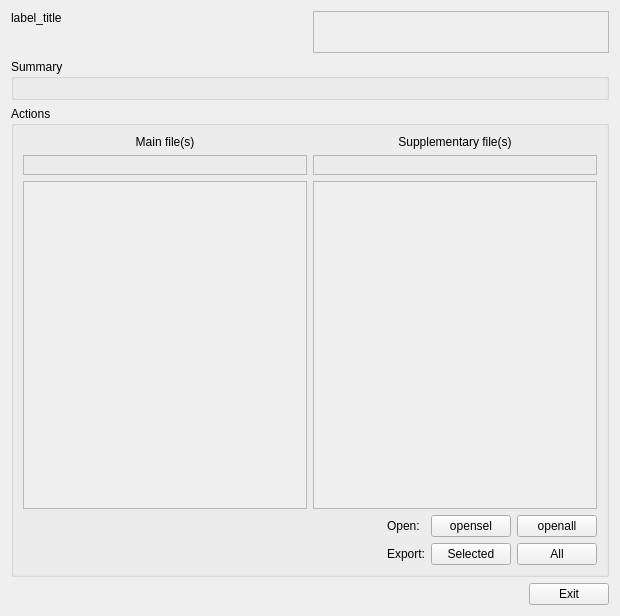
<?xml version="1.0" encoding="UTF-8"?>
<ui version="4.0">
 <class>Form</class>
 <widget class="QWidget" name="Form">
  <property name="geometry">
   <rect>
    <x>0</x>
    <y>0</y>
    <width>620</width>
    <height>616</height>
   </rect>
  </property>
  <property name="windowTitle">
   <string>Form</string>
  </property>
  <layout class="QVBoxLayout" name="verticalLayout" stretch="0,0,1,0">
   <item>
    <layout class="QGridLayout" name="gridLayout_title" columnstretch="0,0">
     <item row="0" column="0">
      <widget class="QLabel" name="label_title">
       <property name="sizePolicy">
        <sizepolicy hsizetype="Ignored" vsizetype="Preferred">
         <horstretch>0</horstretch>
         <verstretch>0</verstretch>
        </sizepolicy>
       </property>
       <property name="minimumSize">
        <size>
         <width>0</width>
         <height>40</height>
        </size>
       </property>
       <property name="maximumSize">
        <size>
         <width>16777215</width>
         <height>16777215</height>
        </size>
       </property>
       <property name="frameShape">
        <enum>QFrame::NoFrame</enum>
       </property>
       <property name="text">
        <string>label_title

</string>
       </property>
       <property name="textInteractionFlags">
        <set>Qt::LinksAccessibleByMouse|Qt::TextSelectableByMouse</set>
       </property>
      </widget>
     </item>
     <item row="0" column="1">
      <widget class="QScrollArea" name="scrollArea_idlist">
       <property name="sizePolicy">
        <sizepolicy hsizetype="Ignored" vsizetype="Ignored">
         <horstretch>0</horstretch>
         <verstretch>0</verstretch>
        </sizepolicy>
       </property>
       <property name="widgetResizable">
        <bool>true</bool>
       </property>
       <widget class="QWidget" name="scrollLayout_idlist">
        <property name="geometry">
         <rect>
          <x>0</x>
          <y>0</y>
          <width>295</width>
          <height>40</height>
         </rect>
        </property>
        <property name="sizePolicy">
         <sizepolicy hsizetype="Preferred" vsizetype="Preferred">
          <horstretch>0</horstretch>
          <verstretch>0</verstretch>
         </sizepolicy>
        </property>
        <layout class="QVBoxLayout" name="verticalLayout_2">
         <property name="spacing">
          <number>0</number>
         </property>
         <property name="leftMargin">
          <number>9</number>
         </property>
         <property name="topMargin">
          <number>0</number>
         </property>
         <property name="rightMargin">
          <number>9</number>
         </property>
         <property name="bottomMargin">
          <number>0</number>
         </property>
        </layout>
       </widget>
      </widget>
     </item>
    </layout>
   </item>
   <item>
    <widget class="QGroupBox" name="groupBox">
     <property name="title">
      <string>Summary</string>
     </property>
     <layout class="QVBoxLayout" name="verticalLayout_3">
      <item>
       <layout class="QGridLayout" name="gridLayout_summary" rowstretch="0"/>
      </item>
     </layout>
    </widget>
   </item>
   <item>
    <widget class="QGroupBox" name="groupBox_2">
     <property name="title">
      <string>Actions</string>
     </property>
     <layout class="QVBoxLayout" name="verticalLayout_4">
      <item>
       <layout class="QGridLayout" name="gridLayout_3" columnstretch="1,1">
        <item row="0" column="0">
         <widget class="QLabel" name="label_8">
          <property name="text">
           <string>Main file(s)</string>
          </property>
          <property name="alignment">
           <set>Qt::AlignCenter</set>
          </property>
          <property name="wordWrap">
           <bool>false</bool>
          </property>
         </widget>
        </item>
        <item row="2" column="1">
         <widget class="QScrollArea" name="scrollArea_2">
          <property name="horizontalScrollBarPolicy">
           <enum>Qt::ScrollBarAlwaysOff</enum>
          </property>
          <property name="widgetResizable">
           <bool>true</bool>
          </property>
          <widget class="QWidget" name="scrollLayout_suppl">
           <property name="geometry">
            <rect>
             <x>0</x>
             <y>0</y>
             <width>285</width>
             <height>337</height>
            </rect>
           </property>
           <layout class="QVBoxLayout" name="layout_suppl"/>
          </widget>
         </widget>
        </item>
        <item row="0" column="1">
         <widget class="QLabel" name="label_9">
          <property name="text">
           <string>Supplementary file(s)</string>
          </property>
          <property name="alignment">
           <set>Qt::AlignCenter</set>
          </property>
         </widget>
        </item>
        <item row="1" column="0">
         <widget class="QFrame" name="frameupper_main">
          <property name="frameShape">
           <enum>QFrame::StyledPanel</enum>
          </property>
          <property name="frameShadow">
           <enum>QFrame::Raised</enum>
          </property>
          <layout class="QVBoxLayout" name="verticalLayout_5">
           <property name="spacing">
            <number>6</number>
           </property>
           <property name="leftMargin">
            <number>9</number>
           </property>
           <property name="topMargin">
            <number>9</number>
           </property>
           <property name="rightMargin">
            <number>9</number>
           </property>
           <property name="bottomMargin">
            <number>9</number>
           </property>
          </layout>
         </widget>
        </item>
        <item row="1" column="1">
         <widget class="QFrame" name="frameupper_suppl">
          <property name="frameShape">
           <enum>QFrame::StyledPanel</enum>
          </property>
          <property name="frameShadow">
           <enum>QFrame::Raised</enum>
          </property>
          <layout class="QVBoxLayout" name="verticalLayout_6">
           <property name="spacing">
            <number>6</number>
           </property>
           <property name="leftMargin">
            <number>9</number>
           </property>
           <property name="topMargin">
            <number>9</number>
           </property>
           <property name="rightMargin">
            <number>9</number>
           </property>
           <property name="bottomMargin">
            <number>9</number>
           </property>
          </layout>
         </widget>
        </item>
        <item row="2" column="0">
         <widget class="QScrollArea" name="scrollArea">
          <property name="horizontalScrollBarPolicy">
           <enum>Qt::ScrollBarAlwaysOff</enum>
          </property>
          <property name="widgetResizable">
           <bool>true</bool>
          </property>
          <widget class="QWidget" name="scrollLayout_main">
           <property name="geometry">
            <rect>
             <x>0</x>
             <y>0</y>
             <width>285</width>
             <height>337</height>
            </rect>
           </property>
           <layout class="QVBoxLayout" name="layout_main"/>
          </widget>
         </widget>
        </item>
       </layout>
      </item>
      <item>
       <layout class="QGridLayout" name="gridLayout_2">
        <item row="0" column="1">
         <widget class="QLabel" name="label">
          <property name="text">
           <string>Open:</string>
          </property>
         </widget>
        </item>
        <item row="0" column="3">
         <widget class="QPushButton" name="button_openall">
          <property name="text">
           <string>openall</string>
          </property>
         </widget>
        </item>
        <item row="1" column="3">
         <widget class="QPushButton" name="button_exportall">
          <property name="text">
           <string>All</string>
          </property>
         </widget>
        </item>
        <item row="1" column="2">
         <widget class="QPushButton" name="button_exportsel">
          <property name="text">
           <string>Selected</string>
          </property>
         </widget>
        </item>
        <item row="1" column="1">
         <widget class="QLabel" name="label_2">
          <property name="text">
           <string>Export:</string>
          </property>
         </widget>
        </item>
        <item row="0" column="2">
         <widget class="QPushButton" name="button_opensel">
          <property name="text">
           <string>opensel</string>
          </property>
         </widget>
        </item>
        <item row="0" column="0">
         <spacer name="horizontalSpacer_2">
          <property name="orientation">
           <enum>Qt::Horizontal</enum>
          </property>
          <property name="sizeHint" stdset="0">
           <size>
            <width>40</width>
            <height>20</height>
           </size>
          </property>
         </spacer>
        </item>
       </layout>
      </item>
     </layout>
    </widget>
   </item>
   <item>
    <layout class="QGridLayout" name="gridLayout">
     <item row="0" column="1">
      <widget class="QPushButton" name="button_exit">
       <property name="text">
        <string>Exit</string>
       </property>
      </widget>
     </item>
     <item row="0" column="0">
      <spacer name="horizontalSpacer">
       <property name="orientation">
        <enum>Qt::Horizontal</enum>
       </property>
       <property name="sizeHint" stdset="0">
        <size>
         <width>40</width>
         <height>20</height>
        </size>
       </property>
      </spacer>
     </item>
    </layout>
   </item>
  </layout>
 </widget>
 <resources/>
 <connections/>
</ui>
